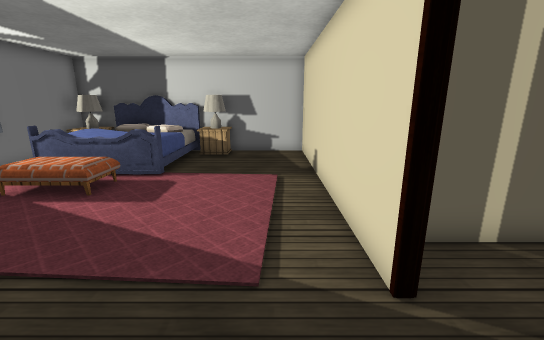
[1] (above)

13 first-person views from a walk through a scene from a Unity 3-D project. The camera is 1.2 m above the floor, tilts 14° down and sees 90° across. Doors are open. The floor is counted in squares, 0.45 m on a side. Each view is taken from the middle of a square. On the plan, view 1 faces up. The plan holds only what a view shows up to about 19 squares ahead; the rest is blank. The place goes on beyond the plan. The player is left out. Some surface patterns are stand-ins.

[2]
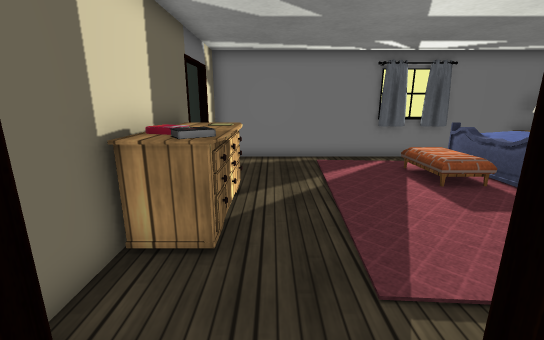

[3]
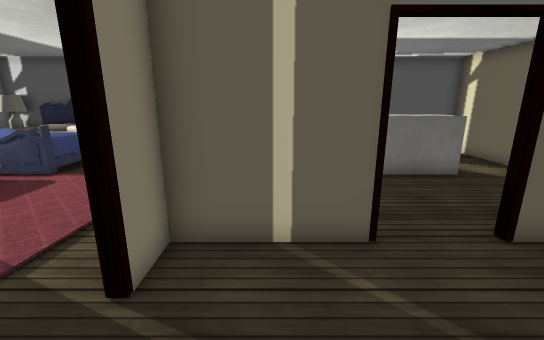

[4]
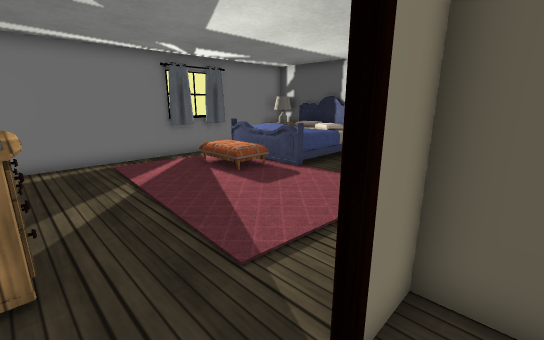

[5]
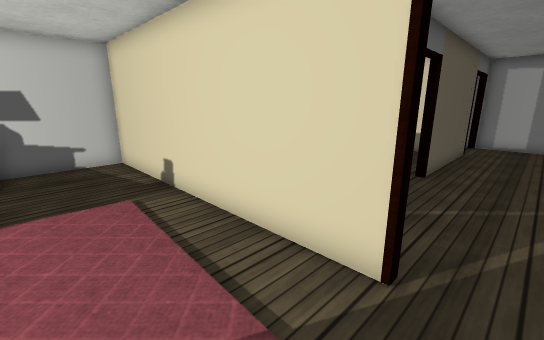

[6]
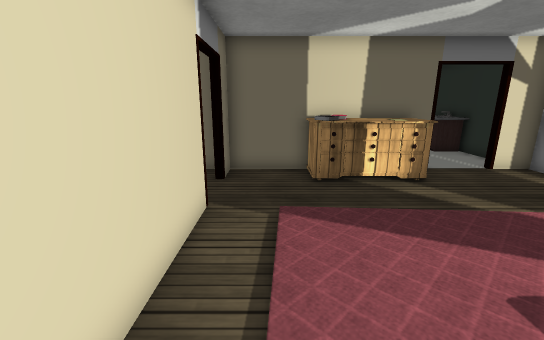

[7]
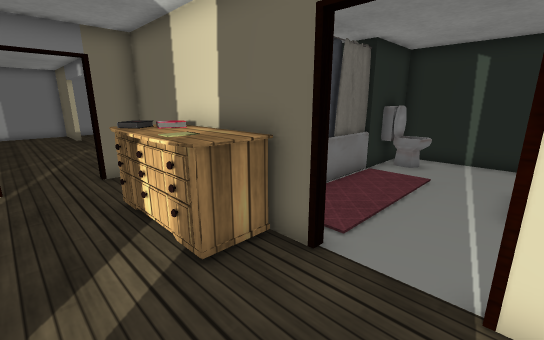

[8]
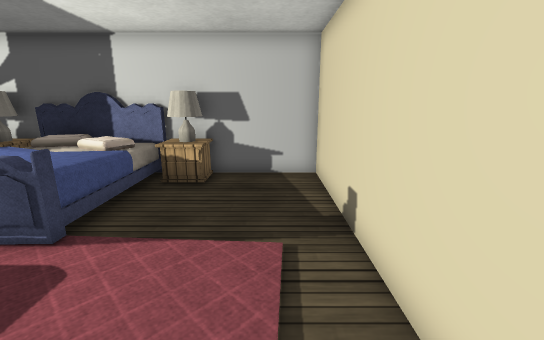

[9]
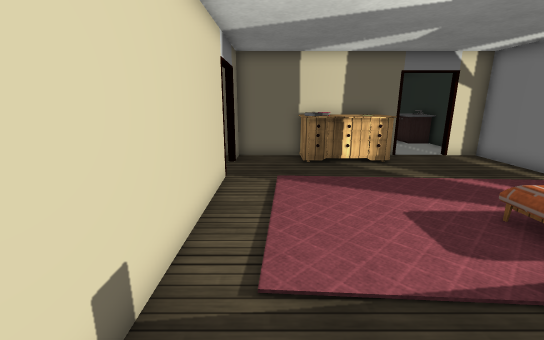

[10]
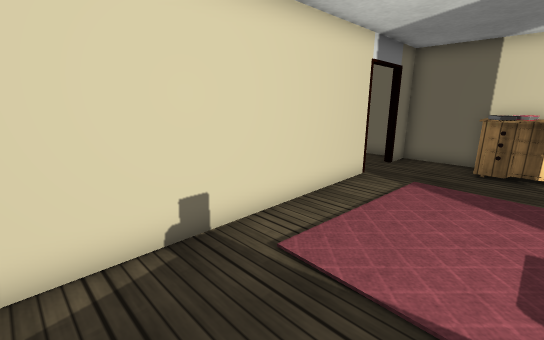

[11]
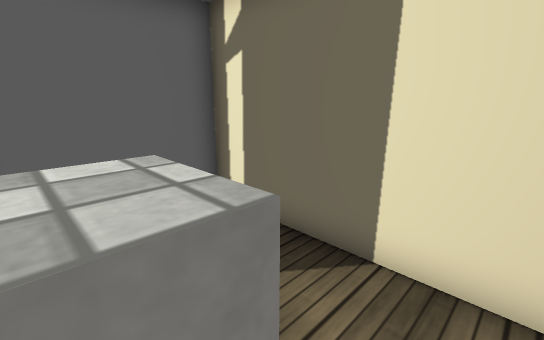

[12]
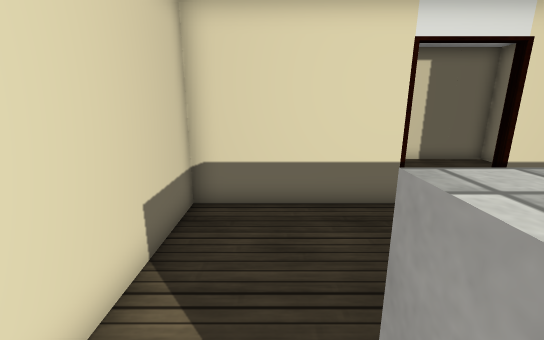

[13]
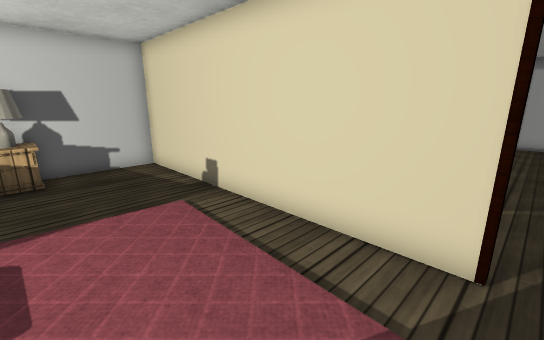

### Floor plan
Key: @ floor where view 1 was taken; # wall or solid block; . floor; D open door; ^ raised ledge; O other object.
Columns run from 11 left of view 1 to 18 right of it. Each row starts with its distance up from view 1.
 15  OOOOOOOOOOOO#       OOOOO
 14  OOOOOOOOO   #
 13  O OOOOO.  . #
 12  O OOOOO     #      ....
 11  O OOOOO     #      ^^^  O
 10 ## OOOOO.... #     ^^^^  #
  9 ##   ....... #       .   #
  8 ##..OO...... #           #
  7 ##.......... #           #
  6  O.......... #           #
  5  O.......... ####DDD######D  #
  4  O.......... #               O
  3  O.     .    D               O
  2  O       .   D.              O
  1  O    OOOOO  D.              O
  0 #O    OOOOO@ # .
 -1 ###DD###  ########
 -2  O....
 -3  O.....
 -4  O.....
 -5  OO....O
 -6  OO....O
 -7  O ....O
 -8    ....#
 -9    ...OO
-10    ...O#
-11    #####

Where each view was taken, in squares from view 1:
view 1: 0 up, 0 right, facing up
view 2: 2 up, 3 right, facing left
view 3: 0 up, 4 right, facing up
view 4: 1 up, 3 right, facing up-left
view 5: 2 up, 2 left, facing up-right
view 6: 10 up, 0 right, facing down
view 7: 3 up, 9 left, facing down-right
view 8: 5 up, 0 right, facing up
view 9: 13 up, 0 right, facing down
view 10: 13 up, 3 left, facing down-right
view 11: 9 up, 10 right, facing up-right
view 12: 12 up, 12 right, facing down
view 13: 3 up, 3 left, facing up-right
